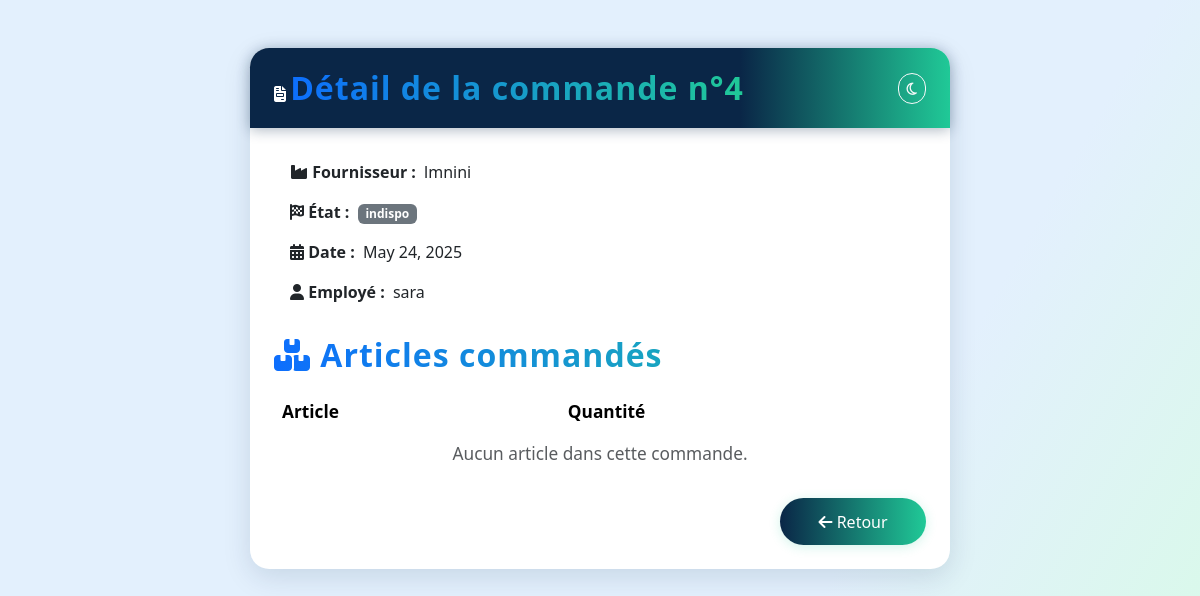
The app's page /commandes/4/ (signed in) with its own data.
### inventory/models.py (models this page shows, shortened)
class Commande(models.Model):
    date       = models.DateField(auto_now_add=True)
    etat       = models.CharField(max_length=100)
    fournisseur= models.ForeignKey(Fournisseur, on_delete=models.CASCADE)
    employe    = models.ForeignKey(CustomUser, on_delete=models.CASCADE, limit_choices_to={'role': 'employe'})

class Fournisseur(models.Model):
    user = models.OneToOneField(
        CustomUser, on_delete=models.CASCADE,
        limit_choices_to={'role': 'fournisseur'},
        related_name='fournisseur_profile',
        null=True, blank=True  # ← autorise les fournisseurs sans user
    )
    nom     = models.CharField(max_length=100)
    contact = models.CharField(max_length=20)
    email   = models.EmailField(unique=True)
    adresse = models.CharField(max_length=255, blank=True, null=True)

class CustomUser(AbstractUser):
    ROLE_CHOICES = [
        ('admin', 'Administrateur'),
        ('gestionnaire', 'Gestionnaire de stock'),
        ('employe', 'Employé'),
        ('fournisseur', 'Fournisseur'),
    ]
    role = models.CharField(max_length=20, choices=ROLE_CHOICES)
    phone_number = models.CharField(max_length=15, blank=True, null=True)
    secondary_email = models.EmailField(
        "Email secondaire (2FA)",
        max_length=254,
        blank=True,
        null=True,
        unique=True,
        help_text="Adresse e-mail ajoutée via la procédure 2FA"
    )

### inventory/views.py (the view)
# urls.py: path('commandes/<int:id>/', commande_detail, name='commande_detail'),
@login_required
def commande_detail(request, id):
    commande = get_object_or_404(Commande, id=id)
    avoirs = commande.articles_commande.all()
    return render(request, 'commande_detail.html', {'commande': commande, 'avoirs': avoirs})

### templates/commande_detail.html (shortened to what this page needs)
<!DOCTYPE html>
<html lang="fr" data-bs-theme="light" id="mainHtml">
<head>
    <link href="https://cdn.jsdelivr.net/npm/bootstrap@5.3.3/dist/css/bootstrap.min.css" rel="stylesheet">
    <link rel="stylesheet" href="https://cdnjs.cloudflare.com/ajax/libs/font-awesome/6.5.2/css/all.min.css">
</head>
<body>
<div class="container py-5">
    <div class="mx-auto shadow-card bg-white p-0" style="max-width: 700px;">
        <div class="card-header-pro px-4 py-3 d-flex justify-content-between align-items-center">
            <div>
                <i class="fa-solid fa-file-invoice"></i>
                <span class="text-gradient">Détail de la commande n°{{ commande.id }}</span>
            </div>
            <button id="toggleDark" class="btn btn-outline-light btn-sm rounded-pill ms-2" title="Mode sombre/clair">
                <i class="fa-regular fa-moon"></i>
            </button>
        </div>
        <div class="p-4">
            <ul class="list-group mb-4">
                <li class="list-group-item border-0">
                    <strong><i class="fa-solid fa-industry"></i> Fournisseur :</strong>
                    <span class="ms-1">{{ commande.fournisseur.nom }}</span>
                </li>
                <li class="list-group-item border-0">
                    <strong><i class="fa-solid fa-flag-checkered"></i> État :</strong>
                    {% if commande.etat == "validée" %}
                        <span class="badge badge-etat badge-validee ms-1">Validée</span>
                    {% elif commande.etat == "en_attente" %}
                        <span class="badge badge-etat badge-attente ms-1">En attente</span>
                    {% elif commande.etat == "refusée" %}
                        <span class="badge badge-etat badge-refusee ms-1">Refusée</span>
                    {% else %}
                        <span class="badge bg-secondary ms-1">{{ commande.etat }}</span>
                    {% endif %}
                </li>
                <li class="list-group-item border-0">
                    <strong><i class="fa-solid fa-calendar-alt"></i> Date :</strong>
                    <span class="ms-1">{{ commande.date }}</span>
                </li>
                <li class="list-group-item border-0">
                    <strong><i class="fa-solid fa-user"></i> Employé :</strong>
                    <span class="ms-1">{{ commande.employe.username }}</span>
                </li>
            </ul>
            <h4 class="mb-3 text-gradient"><i class="fa-solid fa-boxes-stacked"></i> Articles commandés</h4>
            <div class="table-responsive">
                <table class="table table-hover table-borderless mb-0">
                    <thead>
                        <tr>
                            <th>Article</th>
                            <th>Quantité</th>
                        </tr>
                    </thead>
                    <tbody>
                        {% for avoir in avoirs %}
                        <tr>
                            <td>{{ avoir.article.nom }}</td>
                            <td><span class="badge bg-light text-dark px-3 py-2 fs-6">{{ avoir.quantite }}</span></td>
                        </tr>
                        {% empty %}
                        <tr>
                            <td colspan="2" class="text-center text-muted">Aucun article dans cette commande.</td>
                        </tr>
                        {% endfor %}
                    </tbody>
                </table>
            </div>
            <div class="mt-4 d-flex justify-content-end">
                <a href="{% url 'dashboard_fournisseur' %}" class="btn btn-pro">
                    <i class="fa-solid fa-arrow-left"></i> Retour
                </a>
            </div>
        </div>
    </div>
</div>
</body>
</html>

### templates/commande_detail.html (style rules this page uses)
body { background: linear-gradient(120deg, #e3f0fd 70%, #d7fbe6 100%); min-height: 100vh; }
.card-header-pro { background: linear-gradient(90deg, #0a2647 70%, #20c997 100%); color: #fff; border-radius: 1.2rem 1.2rem 0 0; box-shadow: 0 2px 14px #0a264755; }
.text-gradient { background: linear-gradient(90deg, #0d6efd, #20c997); background-clip: text; -webkit-background-clip: text; -webkit-text-fill-color: transparent; font-weight: bold; font-size: 2rem; letter-spacing: 1px; }
.table th, .table td { vertical-align: middle; font-size: 1.08em; }
.table thead { background: linear-gradient(90deg,#ecf5fd 60%,#d0f7e7 100%); }
.btn-pro { background: linear-gradient(90deg, #0a2647, #20c997); color: #fff; font-weight: 500; border-radius: 2.5em; padding: 0.7em 2.4em; border: none; box-shadow: 0 2px 12px #20c99733; transition: 0.18s; }
.shadow-card { border-radius: 1.2rem; box-shadow: 0 8px 28px #0a264721; }

### records on screen
Commande: id "4", fournisseur.nom "lmnini", etat "indispo", date "May 24, 2025", employe.username "sara"
